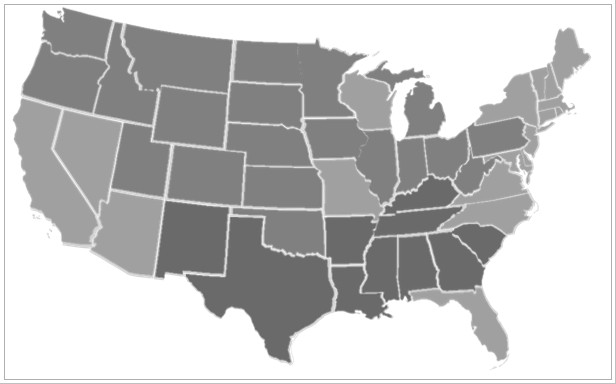
#> input picture Exercicios/Brincadeiras/Imagens/mapaEUA.jpg, 616 x 384 px
$ python segmentar.py ../../../Exercicios/Brincadeiras/Imagens/mapaEUA.jpg 5
#> lines starting #> are read from the running program, lines starting #| are printed output that depends on the picture; after the words box and inside, x2 and y2 are one past the last pixel; in counts of white or black regions, pixels touching at a corner belong together
# Colorizador de imagens cinza
# by: Lucas Litter Mentz

import numpy as np
import cv2
from sys import exit,argv

fundo = 0

def limiarizar(img, limiar):
	y, x = len(img), len(img[0])
	nimg = np.zeros((y, x), np.uint8)
	for i in xrange(0, y):
		for j in xrange(0, x):
			if img[i,j] >= limiar:
				nimg[i,j] = 1
	return nimg

def rotular(label, img, aux, y, x):
	aux[y, x] = label
	pos = (y,x)
	vis = [(),(),(),()]
	''' Acima, direita, abaixo, esquerda '''
	if y > 0:
		if img[y,x] == img[y-1, x]: rotular(label, img, aux, y-1, x)
	if x < len(img[0]) - 1:
		if img[y,x] == img[y, x+1]: rotular(label, img, aux, y, x+1)
	if y < len(img) - 1:
		if img[y,x] == img[y+1, x]: rotular(label, img, aux, y+1, x)
	if x > 0:
		if img[y,x] == img[y, x-1]: rotular(label, img, aux, y, x-1)

def identify(img):
	y, x = len(img), len(img[0])
	aux = np.zeros((y, x), np.uint32)
	for i in xrange(0, y):
		for j in xrange(0, x):
			if img[i,j] != fundo and aux[i,j] == -1:
				rotular(label, img, aux, i, j)


if __name__ == '__main__':
	x, y, l = 10, 10, 0
	path = 'garbage'

	''' Ler variaveis da linha de comando '''
	if len(argv) >= 3:
		path = argv[1]
		fundo = int(argv[2])
	else:
		print("Uso: python %s <caminho da imagem> <fundo>\n"
			  "     fundo: 0 para preto, 1 para branco\n"
			  "---- O programa gera um arquivo de saida "
			  "(<caminho da imagem>_segmentada.png) no diretorio atual."
			  % argv[0])
		exit(1)

	img = cv2.imread(path, 0)
#> img is the input picture: shape (384, 616); min 96, max 255, mean 194
	y, x = len(img), len(img[0])
#> y = 384; x = 616
	nimg = limiarizar(img, 126)
#> in limiarizar, `y, x = len(img), len(img[0])`: y = 384; x = 616
#> after the loop in limiarizar, `for i in xrange(0, y):`:
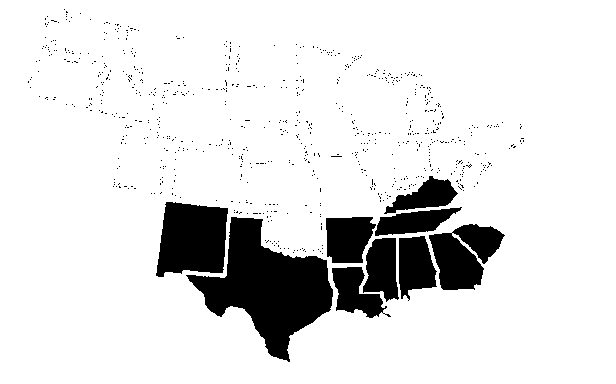
#> nimg: shape (384, 616); values 0 (black) and 1 (white), 88.2% white; 762 black regions (753 under 20 px), largest, box (x1, y1, x2, y2) and area: (186, 217, 333, 362) 9744, (156, 202, 228, 277) 4349, (429, 224, 505, 290) 3174
	aux = identify(nimg)
#> in identify, `y, x = len(img), len(img[0])`: y = 384; x = 616

	newPath = path.split('.')[0]
	cv2.imwrite(newPath + 'segmentada.png', nimg)
